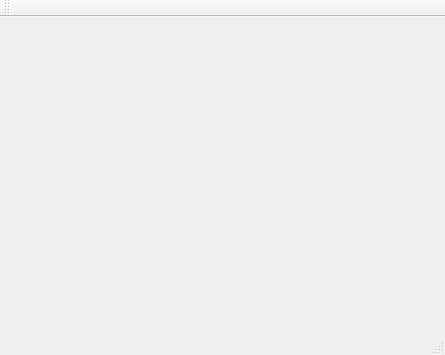
<?xml version="1.0" encoding="UTF-8"?>
<ui version="4.0">
 <class>MainWindow</class>
 <widget class="QMainWindow" name="MainWindow">
  <property name="geometry">
   <rect>
    <x>0</x>
    <y>0</y>
    <width>445</width>
    <height>355</height>
   </rect>
  </property>
  <property name="windowTitle">
   <string>MainWindow</string>
  </property>
  <widget class="QWidget" name="centralWidget">
   <layout class="QHBoxLayout" name="horizontalLayout"/>
  </widget>
  <widget class="QMenuBar" name="menuBar">
   <property name="geometry">
    <rect>
     <x>0</x>
     <y>0</y>
     <width>445</width>
     <height>18</height>
    </rect>
   </property>
  </widget>
  <widget class="QToolBar" name="mainToolBar">
   <attribute name="toolBarArea">
    <enum>TopToolBarArea</enum>
   </attribute>
   <attribute name="toolBarBreak">
    <bool>false</bool>
   </attribute>
  </widget>
  <widget class="QStatusBar" name="statusBar"/>
 </widget>
 <layoutdefault spacing="6" margin="11"/>
 <resources/>
 <connections/>
</ui>
